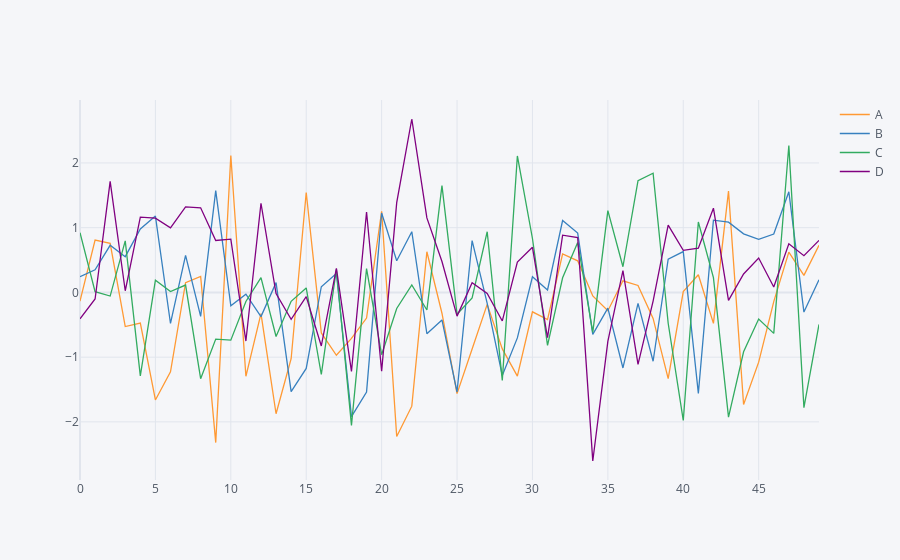

Write notebook code for a chart like this one.
### Code cell
# Basic line plot
df1.iplot()
